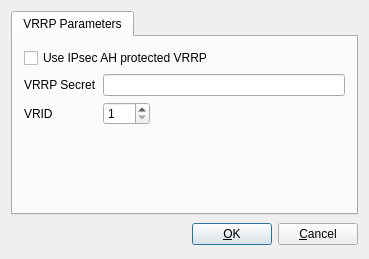
<?xml version="1.0" encoding="UTF-8"?>
<ui version="4.0">
 <class>vrrpOptionsDialog_q</class>
 <widget class="QDialog" name="vrrpOptionsDialog_q">
  <property name="geometry">
   <rect>
    <x>0</x>
    <y>0</y>
    <width>369</width>
    <height>259</height>
   </rect>
  </property>
  <property name="windowTitle">
   <string>secunet wall: interface settings</string>
  </property>
  <layout class="QGridLayout">
   <item row="1" column="0">
    <layout class="QHBoxLayout">
     <item>
      <spacer>
       <property name="orientation">
        <enum>Qt::Orientation::Horizontal</enum>
       </property>
       <property name="sizeType">
        <enum>QSizePolicy::Policy::Expanding</enum>
       </property>
       <property name="sizeHint" stdset="0">
        <size>
         <width>151</width>
         <height>27</height>
        </size>
       </property>
      </spacer>
     </item>
     <item>
      <widget class="QPushButton" name="buttonOk">
       <property name="text">
        <string>&amp;OK</string>
       </property>
       <property name="shortcut">
        <string/>
       </property>
       <property name="autoDefault">
        <bool>true</bool>
       </property>
       <property name="default">
        <bool>true</bool>
       </property>
      </widget>
     </item>
     <item>
      <widget class="QPushButton" name="buttonCancel">
       <property name="text">
        <string>&amp;Cancel</string>
       </property>
       <property name="shortcut">
        <string/>
       </property>
       <property name="autoDefault">
        <bool>true</bool>
       </property>
      </widget>
     </item>
    </layout>
   </item>
   <item row="0" column="0">
    <widget class="QTabWidget" name="tabWidget">
     <property name="tabShape">
      <enum>QTabWidget::TabShape::Rounded</enum>
     </property>
     <property name="currentIndex">
      <number>0</number>
     </property>
     <widget class="QWidget" name="tab">
      <attribute name="icon">
       <iconset>
        <normaloff>:/Icons/Options</normaloff>:/Icons/Options</iconset>
      </attribute>
      <attribute name="title">
       <string>VRRP Parameters</string>
      </attribute>
      <layout class="QGridLayout" name="gridLayout_120">
       <item row="0" column="0" colspan="3">
        <widget class="QCheckBox" name="vrrp_over_ipsec_ah">
         <property name="text">
          <string>Use IPsec AH protected VRRP</string>
         </property>
        </widget>
       </item>
       <item row="1" column="0">
        <widget class="QLabel" name="vrrp_sec_label">
         <property name="enabled">
          <bool>true</bool>
         </property>
         <property name="layoutDirection">
          <enum>Qt::LayoutDirection::RightToLeft</enum>
         </property>
         <property name="text">
          <string>VRRP Secret</string>
         </property>
        </widget>
       </item>
       <item row="1" column="1" colspan="2">
        <widget class="QLineEdit" name="vrrp_secret">
         <property name="enabled">
          <bool>true</bool>
         </property>
        </widget>
       </item>
       <item row="2" column="0">
        <widget class="QLabel" name="vrrp_vrid_label">
         <property name="enabled">
          <bool>true</bool>
         </property>
         <property name="toolTip">
          <string>Virtual Router ID</string>
         </property>
         <property name="layoutDirection">
          <enum>Qt::LayoutDirection::RightToLeft</enum>
         </property>
         <property name="text">
          <string>VRID</string>
         </property>
        </widget>
       </item>
       <item row="2" column="1">
        <widget class="QSpinBox" name="vrrp_vrid">
         <property name="minimum">
          <number>1</number>
         </property>
         <property name="maximum">
          <number>255</number>
         </property>
        </widget>
       </item>
       <item row="2" column="2">
        <spacer name="horizontalSpacer">
         <property name="orientation">
          <enum>Qt::Orientation::Horizontal</enum>
         </property>
         <property name="sizeHint" stdset="0">
          <size>
           <width>140</width>
           <height>20</height>
          </size>
         </property>
        </spacer>
       </item>
       <item row="3" column="0" colspan="3">
        <spacer>
         <property name="orientation">
          <enum>Qt::Orientation::Vertical</enum>
         </property>
         <property name="sizeHint" stdset="0">
          <size>
           <width>20</width>
           <height>40</height>
          </size>
         </property>
        </spacer>
       </item>
      </layout>
     </widget>
    </widget>
   </item>
  </layout>
 </widget>
 <layoutdefault spacing="6" margin="11"/>
 <tabstops>
  <tabstop>buttonOk</tabstop>
  <tabstop>buttonCancel</tabstop>
  <tabstop>tabWidget</tabstop>
 </tabstops>
 <resources>
  <include location="MainRes.qrc"/>
 </resources>
 <connections>
  <connection>
   <sender>buttonOk</sender>
   <signal>clicked()</signal>
   <receiver>vrrpOptionsDialog_q</receiver>
   <slot>accept()</slot>
   <hints>
    <hint type="sourcelabel">
     <x>316</x>
     <y>472</y>
    </hint>
    <hint type="destinationlabel">
     <x>20</x>
     <y>20</y>
    </hint>
   </hints>
  </connection>
  <connection>
   <sender>buttonCancel</sender>
   <signal>clicked()</signal>
   <receiver>vrrpOptionsDialog_q</receiver>
   <slot>reject()</slot>
   <hints>
    <hint type="sourcelabel">
     <x>397</x>
     <y>472</y>
    </hint>
    <hint type="destinationlabel">
     <x>20</x>
     <y>20</y>
    </hint>
   </hints>
  </connection>
 </connections>
</ui>
